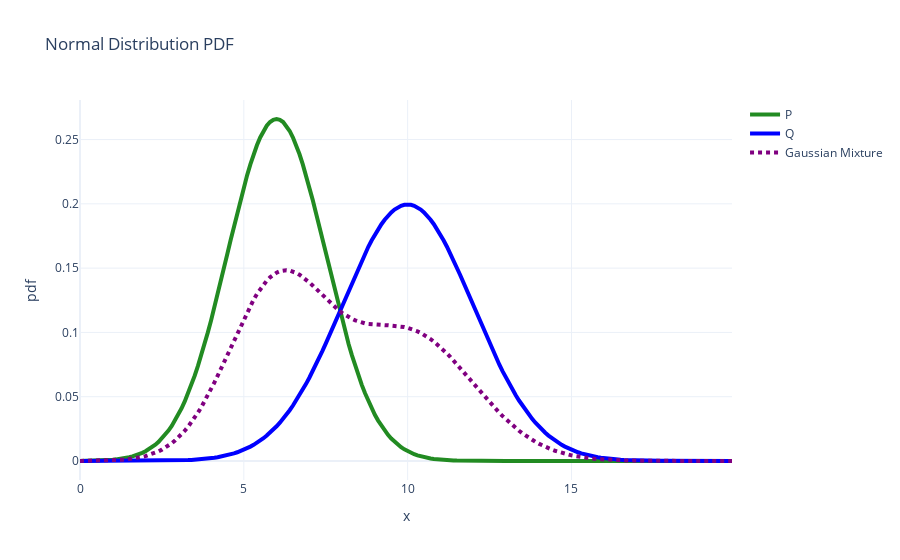

Here is the notebook cell this chart was saved with:
### Code cell
fig = go.Figure()
fig.add_trace(go.Scatter(x = x, y = p, name = "P", line = dict(color = 'forestgreen', width = 4, dash = 'solid')))
fig.add_trace(go.Scatter(x = x, y = q, name = "Q", line = dict(color = 'blue', width = 4, dash = 'solid')))
# fig.add_trace(go.Scatter(x = x, y = sga, name = "SGA", fillcolor = "green"))
fig.add_trace(go.Scatter(x = x, y = gm, name = "Gaussian Mixture", line = dict(color = 'purple', width = 4, dash = 'dot')))
# fig.add_trace(go.Scatter(x = x, y = 0.5*(p+q), name = "Gaussian Mixture", fillcolor = "green"))

fig.update_layout(title = "Normal Distribution PDF", xaxis_title = "x", yaxis_title = "pdf", template = "plotly_white")
fig.show()

### Figure 1 — Plotly figure (JSON) as saved in the notebook; plotly's stock layout.template omitted (floating-point values rounded to 4 significant figures; data arrays with more than 128 entries replaced by an {"elided": "..."} marker saying what was removed)
{"data": [{"line": {"color": "forestgreen", "dash": "solid", "width": 4}, "name": "P", "type": "scatter", "x": {"elided": "200 float values"}, "y": {"elided": "200 float values"}}, {"line": {"color": "blue", "dash": "solid", "width": 4}, "name": "Q", "type": "scatter", "x": {"elided": "200 float values"}, "y": {"elided": "200 float values"}}, {"line": {"color": "purple", "dash": "dot", "width": 4}, "name": "Gaussian Mixture", "type": "scatter", "x": {"elided": "200 float values"}, "y": {"elided": "200 float values"}}], "layout": {"title": {"text": "Normal Distribution PDF"}, "xaxis": {"title": {"text": "x"}}, "yaxis": {"title": {"text": "pdf"}}}}
